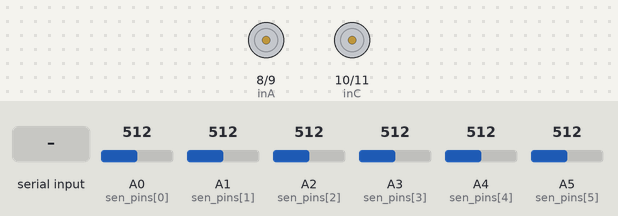
A sketch run on a simulated Arduino Mega 2560, built with avr-gcc and run on an emulated ATmega2560. Shown: motor-driver pin pairs drawn as motors (green arrow = first pin HIGH = forward, orange = second pin HIGH = backward, longer = more drive). Inputs (shaded band) come from the test bench; at power-on: A3 (sen_pins[3]) = 512, A4 (sen_pins[4]) = 512, A0 (sen_pins[0]) = 512, A1 (sen_pins[1]) = 512, A2 (sen_pins[2]) = 512, A5 (sen_pins[5]) = 512.

Above: at 1.2 s.
1.3 s: A3 (sen_pins[3]) set to 691
2.8 s: A3 (sen_pins[3]) set to 717
At 3.3 s:
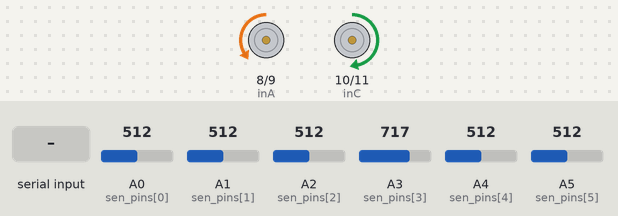
4.3 s: "90,45,200\n" received over the second serial link
At 5.4 s:
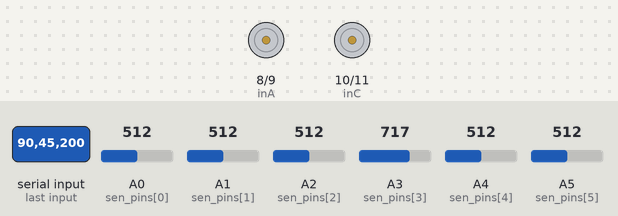
7.3 s: "30,150\n" received over the second serial link
At 10.1 s:
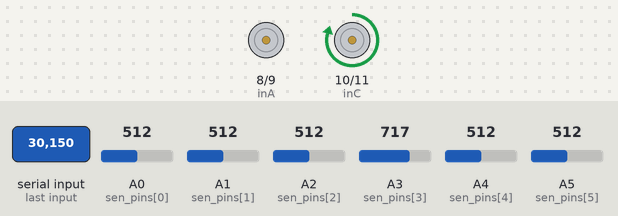
10.3 s: A4 (sen_pins[4]) set to 629
11.8 s: A4 (sen_pins[4]) set to 650
At 12.6 s:
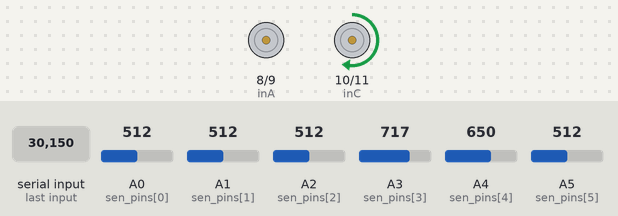
Timing chart, 0 to 14.3 s (numbered marks = the images above; inputs shaded):
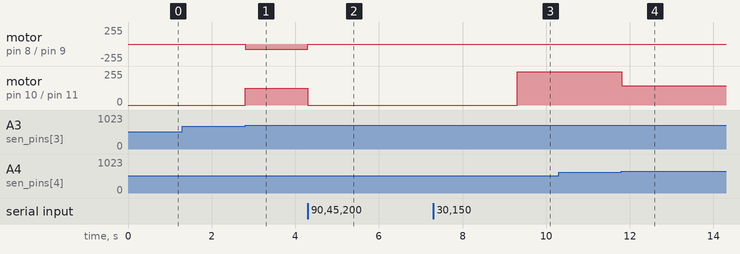

Measured:
- the behaviour switches between 700 and 701 on A3 (sen_pins[3]) (found by bisection; images 0 and 1)
- the behaviour switches between 641 and 642 on A4 (sen_pins[4]) (found by bisection; images 3 and 4)
- after the input at 1.3 s, every drawn part: stays the same
- after the input at 2.8 s, motor on pin 8 (inA) / pin 9 (inB): stopped → backward 75/255 at once; motor on pin 10 (inC) / pin 11 (inD): stopped → forward 125/255 at once
- after the input at 4.3 s, motor on pin 8 (inA) / pin 9 (inB): backward 75/255 → stopped at once; motor on pin 10 (inC) / pin 11 (inD): forward 125/255 → stopped at once
- after the input at 7.3 s, motor on pin 10 (inC) / pin 11 (inD): stopped → forward 250/255 after 2.0 s
- after the input at 10.3 s, every drawn part: stays the same
- after the input at 11.8 s, motor on pin 10 (inC) / pin 11 (inD): forward 250/255 → forward 144/255 at once

The sketch:

mylfr_rfid.ino
```cpp
#define inA 8
#define inB 9
#define inC 10
#define inD 11


//sensor analog value should be taken before placing it to th[] array
int uturn = 150;
int th[6] = {730, 744, 722, 701, 642, 695}; //for pena track
int sen_pins[6] = {A0, A1, A2, A3, A4, A5};
void wheel(int lm, int rm);
int i, sen[6], s[6], lastSensor, lastError;
int base_L = 100;
int base_R = 100;
float kp = 5;
float kd = 50;
float ki = 0;
int incomingByte;

void setup()
{
  Serial1.begin(115200);

  mot_init();
  other_init();

}
void loop()
{
  if (Serial1.available() > 0) {
    // read the incoming byte:
    wheel(0, 0);
    delay(1000);
    kp = Serial1.parseInt();
    kd = Serial1.parseInt();
    ki = Serial1.parseInt();
    wheel(0, 0);
    delay(1000);
  }
  Serial1.print(kp);
  Serial1.print(" ");
  Serial1.print(kd);
  Serial1.print(" ");
  Serial1.print(ki);
  Serial1.println(" ");


  line_follow();


  // wheel(100, 100);
}
void other_init()
{
  lastSensor = 0;
  lastError = 0;
  //Serial1.begin(9600);
}


void mot_init()
{
  pinMode(inA, OUTPUT);
  pinMode(inB, OUTPUT);
  pinMode(inC, OUTPUT);
  pinMode(inD, OUTPUT);


  //  analogWrite(inA, 0);
  //  analogWrite(inB, 0);
  //  analogWrite(inC, 0);
  //  analogWrite(inD, 0);

}

void wheel(int lm, int rm)
{
  if (lm == 0)
  {
    analogWrite(inC, 0);
    analogWrite(inD, 0);
  }
  if (lm > 0)
  {
    analogWrite(inC, lm);
    analogWrite(inD, 0);
  }
  else if (lm < 0)
  {
    analogWrite(inC, 0);
    analogWrite(inD, lm);
  }


  if (rm == 0)
  {
    analogWrite(inA, 0);
    analogWrite(inB, 0);
  }
  if (rm > 0)
  {
    analogWrite(inA, 0);
    analogWrite(inB, rm);
  }
  else if (rm < 0)
  {
    analogWrite(inA, rm);
    analogWrite(inB, 0);
  }
  if (lm > 255) lm = 255;
  if (lm < -255) lm = -255;
  if (rm > 255) rm = 255;
  if (rm < -255) rm = -255;
}

int readSensor()
{
  for (i = 0; i < 6; i++)
  {
    sen[i] = analogRead(sen_pins[i]);
    if (sen[i] < th[i])
    {
      s[i] = 1;
    }
    else {
      s[i] = 0;
    }
  }
  s[0] = 1 - s[0];
  s[1] = 1 - s[1];
  s[2] = 1 - s[2];
  s[3] = 1 - s[3];
  s[4] = 1 - s[4];
  s[5] = 1 - s[5];


  int error, sum;
  sum = s[0] + s[1] + s[2] + s[3] + s[4] + s[5];

  if (sum != 0)
  {
    error = (s[0] * 10 + s[1] * 20 + s[2] * 30 + s[3] * 40 + s[4] * 50 + s[5] * 60) / sum - 35;
  }
  else
  {
    error = 420;
  }

  if (s[0] == 1) lastSensor = 1;
  else if (s[5] == 1) lastSensor = 2;
  //else if (s[4] == 1) lastSensor = 3;
  //  Serial1.print(0);
  //  Serial1.print(" ");
  //  Serial1.print(error);
  //  Serial1.print(" ");
  return error;
}


void line_follow()
{
  int error, corr, final_l, final_r;
  float p, d, I = 0;
  error = readSensor();
  if (error == 420)
  {
    if (lastSensor == 1) {
      wheel(-uturn, uturn);
    }
    else if (lastSensor == 2) {
      wheel(uturn, -uturn);
    }
    else if (lastSensor == 3) {
      wheel(uturn, uturn);
    }
  }
  else
  {
    p = kp * error;
    d = kd * (error - lastError);
    I = ki * (I + error);
    corr = p + d + I;
    //Serial1.println(corr);
    final_l = base_L + corr;
    final_r = base_R - corr;
    if (final_l < 0)final_l = 0;
    if (final_r < 0) final_r = 0;


    wheel(final_l, final_r );
    if ((error - lastError) != 0) delay(5);
    lastError = error;
  }

}
```
